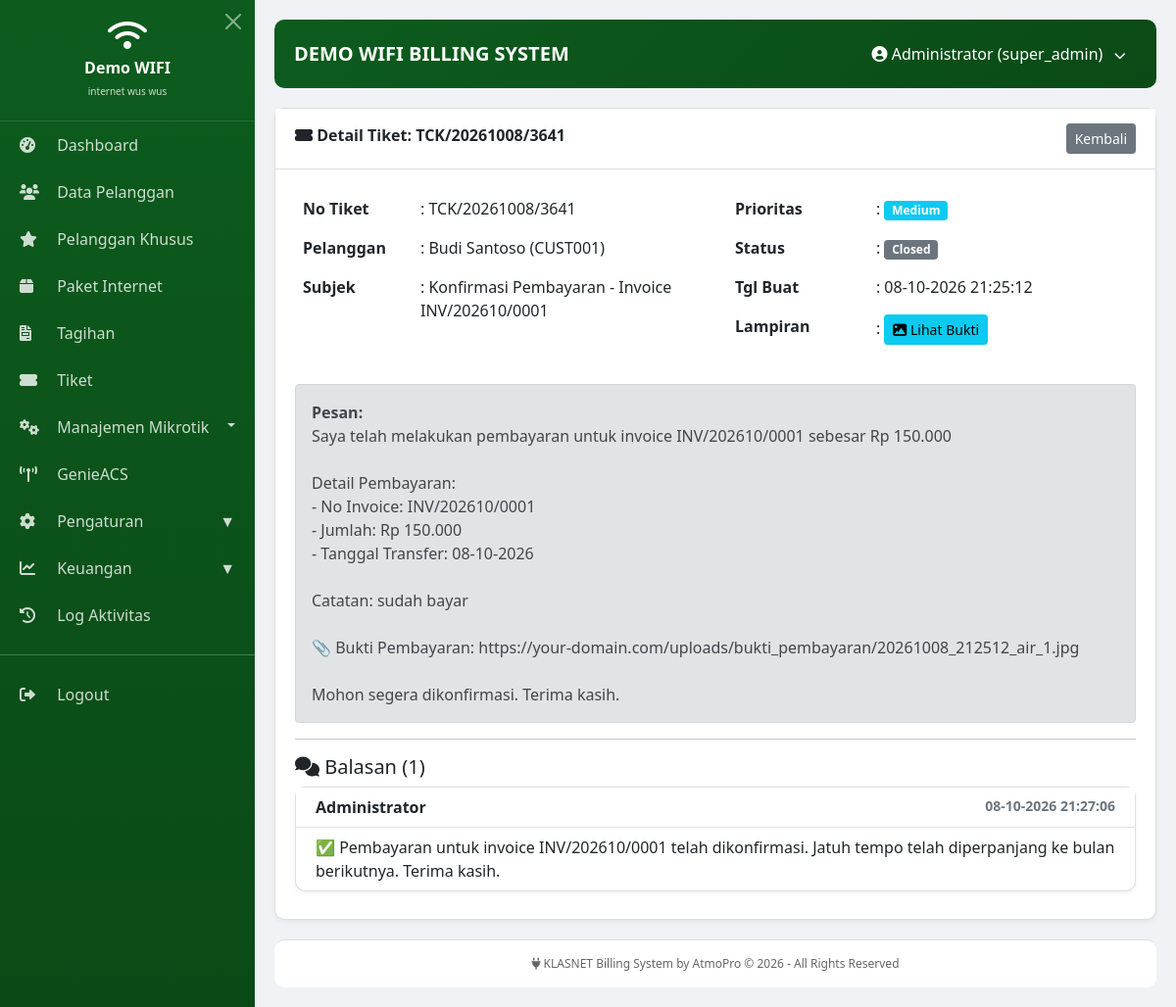
Screenshot of /modules/tickets/view.php?id=103 (signed in) with the database file from the repository.
### tables this page shows
CREATE TABLE `tickets` (
  `id` int(11) NOT NULL AUTO_INCREMENT,
  `no_ticket` varchar(20) NOT NULL,
  `pelanggan_id` int(11) NOT NULL,
  `subject` varchar(200) NOT NULL,
  `message` text NOT NULL,
  `priority` enum('low','medium','high','urgent') DEFAULT 'medium',
  `status` enum('open','in_progress','resolved','closed') DEFAULT 'open',
  `attachment` varchar(255) DEFAULT NULL,
  `created_by` int(11) DEFAULT NULL,
  `created_at` datetime DEFAULT current_timestamp(),
  `updated_at` datetime DEFAULT NULL ON UPDATE current_timestamp(),
  PRIMARY KEY (`id`),
  UNIQUE KEY `no_ticket` (`no_ticket`),
  KEY `pelanggan_id` (`pelanggan_id`),
  CONSTRAINT `tickets_ibfk_1` FOREIGN KEY (`pelanggan_id`) REFERENCES `pelanggan` (`id`) ON DELETE CASCADE
);

CREATE TABLE `pelanggan` (
  `id` int(11) NOT NULL AUTO_INCREMENT,
  `id_pelanggan` varchar(50) NOT NULL,
  `nama_lengkap` varchar(100) NOT NULL,
  `alamat` text DEFAULT NULL,
  `no_telepon` varchar(20) DEFAULT NULL,
  `paket_id` int(11) DEFAULT NULL,
  `diperpanjang` datetime DEFAULT NULL,
  `jatuh_tempo` datetime DEFAULT NULL,
  `status` enum('active','inactive','blocked') DEFAULT 'active',
  `tipe_pelanggan` enum('reguler','vip','fasum','nardi') DEFAULT 'reguler',
  `is_synced` tinyint(1) DEFAULT 0,
  `status_aktif` enum('aktif','on_progress') DEFAULT 'aktif',
  `created_at` timestamp NULL DEFAULT current_timestamp(),
  `updated_at` timestamp NULL DEFAULT current_timestamp() ON UPDATE current_timestamp(),
  `total_online_seconds` int(11) DEFAULT 0,
  `last_uptime` int(11) DEFAULT 0,
  `last_traffic` bigint(20) DEFAULT 0,
  `tgl_aktif` date DEFAULT NULL,
  `is_prorata` tinyint(1) DEFAULT 0,
  `is_online` int(11) DEFAULT 0,
  `serial_number` varchar(50) DEFAULT NULL,
  `password` varchar(255) DEFAULT NULL,
  `down_since` datetime DEFAULT NULL,
  `genieacs_device_id` varchar(100) DEFAULT NULL,
  PRIMARY KEY (`id`),
  UNIQUE KEY `id_pelanggan` (`id_pelanggan`),
  KEY `paket_id` (`paket_id`),
  CONSTRAINT `pelanggan_ibfk_1` FOREIGN KEY (`paket_id`) REFERENCES `paket_internet` (`id`) ON DELETE SET NULL
);

CREATE TABLE `ticket_replies` (
  `id` int(11) NOT NULL AUTO_INCREMENT,
  `ticket_id` int(11) NOT NULL,
  `user_id` int(11) NOT NULL,
  `message` text NOT NULL,
  `attachment` varchar(255) DEFAULT NULL,
  `created_at` datetime DEFAULT current_timestamp(),
  PRIMARY KEY (`id`),
  KEY `ticket_id` (`ticket_id`),
  KEY `user_id` (`user_id`),
  CONSTRAINT `ticket_replies_ibfk_1` FOREIGN KEY (`ticket_id`) REFERENCES `tickets` (`id`) ON DELETE CASCADE,
  CONSTRAINT `ticket_replies_ibfk_2` FOREIGN KEY (`user_id`) REFERENCES `users` (`id`) ON DELETE CASCADE
);

CREATE TABLE `users` (
  `id` int(11) NOT NULL AUTO_INCREMENT,
  `username` varchar(50) NOT NULL,
  `password` varchar(255) NOT NULL,
  `fullname` varchar(100) NOT NULL,
  `role` enum('super_admin','kasir','teknisi','pelanggan') NOT NULL,
  `email` varchar(100) DEFAULT NULL,
  `phone` varchar(20) DEFAULT NULL,
  `telegram_chat_id` varchar(50) DEFAULT NULL,
  `receive_telegram_notification` tinyint(1) DEFAULT 1,
  `is_active` tinyint(1) DEFAULT 1,
  `last_login` datetime DEFAULT NULL,
  `created_at` timestamp NULL DEFAULT current_timestamp(),
  PRIMARY KEY (`id`),
  UNIQUE KEY `username` (`username`)
);

### modules/tickets/view.php (the view, shortened to what this page needs)
<?php
$id = $_GET['id'] ?? '';
include '../../includes/header.php';
try {
$pdo = Database::getInstance()->getConnection();
    $stmt = $pdo->prepare("SELECT t.*, p.nama_lengkap, p.id_pelanggan
                           FROM tickets t
                           LEFT JOIN pelanggan p ON t.pelanggan_id = p.id
                           WHERE t.id = ?");
    $stmt->execute([$id]);
    $ticket = $stmt->fetch();
    $stmt = $pdo->prepare("SELECT r.*, u.username, u.fullname
                           FROM ticket_replies r
                           LEFT JOIN users u ON r.user_id = u.id
                           WHERE r.ticket_id = ?
                           ORDER BY r.created_at ASC");
    $stmt->execute([$id]);
    $replies = $stmt->fetchAll();
} catch(PDOException $e) {
    $error = $e->getMessage();
}
$priority_badge = '';
if ($ticket['priority'] == 'urgent') $priority_badge = '<span class="badge bg-danger">Urgent</span>';
elseif ($ticket['priority'] == 'high') $priority_badge = '<span class="badge bg-warning">High</span>';
elseif ($ticket['priority'] == 'medium') $priority_badge = '<span class="badge bg-info">Medium</span>';
else $priority_badge = '<span class="badge bg-secondary">Low</span>';
$status_badge = '';
if ($ticket['status'] == 'open') $status_badge = '<span class="badge bg-danger">Open</span>';
elseif ($ticket['status'] == 'in_progress') $status_badge = '<span class="badge bg-warning">In Progress</span>';
elseif ($ticket['status'] == 'resolved') $status_badge = '<span class="badge bg-success">Resolved</span>';
else $status_badge = '<span class="badge bg-secondary">Closed</span>';
?>
<div class="card">
    <div class="card-header">
        <i class="fas fa-ticket-alt"></i> Detail Tiket: <?= htmlspecialchars($ticket['no_ticket']) ?>
        <a href="index.php" class="btn btn-secondary btn-sm float-end">Kembali</a>
    </div>
    <div class="card-body">
        <div class="row mb-3">
            <div class="col-md-6">
                <table class="table table-borderless">
                    <tr><th width="120">No Tiket</th><td>: <?= htmlspecialchars($ticket['no_ticket']) ?> </small></tr>
                    <tr><th>Pelanggan</th><td>: <?= htmlspecialchars($ticket['nama_lengkap'] ?? '-') ?> (<?= $ticket['id_pelanggan'] ?? '-' ?>)</small></tr>
                    <tr><th>Subjek</th><td>: <?= htmlspecialchars($ticket['subject']) ?> </small></tr>
                </table>
            </div>
            <div class="col-md-6">
                <table class="table table-borderless">
                    <tr><th>Prioritas</th><td>: <?= $priority_badge ?> </small></td>
                    <tr><th>Status</th><td>: <?= $status_badge ?> </small></td>
                    <tr><th>Tgl Buat</th><td>: <?= date('d-m-Y H:i:s', strtotime($ticket['created_at'])) ?> </small></td>
                    <tr><th>Lampiran</th>
                        <td>:
                            <?php if (!empty($ticket['attachment'])): ?>
                                <a href="#" onclick="openImage('<?= $ticket['attachment'] ?>')" class="btn btn-sm btn-info">
                                    <i class="fas fa-image"></i> Lihat Bukti
                                </a>
                            <?php else: ?>
                                <span class="text-muted">-</span>
                            <?php endif; ?>
                    </tr>
                </table>
            </div>
        </div>
        <div class="alert alert-secondary">
            <strong>Pesan:</strong><br>
            <?= nl2br(htmlspecialchars($ticket['message'])) ?>
        </div>
        <hr>
        <h5><i class="fas fa-comments"></i> Balasan (<?= count($replies) ?>)</h5>
        <?php foreach ($replies as $reply): ?>
            <div class="card mb-2">
                <div class="card-header py-2">
                    <strong><?= htmlspecialchars($reply['fullname'] ?? $reply['username'] ?? 'Admin') ?></strong>
                    <small class="text-muted float-end"><?= date('d-m-Y H:i:s', strtotime($reply['created_at'])) ?></small>
                </div>
                <div class="card-body py-2">
                    <?= nl2br(htmlspecialchars($reply['message'])) ?>
                </div>
            </div>
        <?php endforeach; ?>
    </div>
</div>
<?php include '../../includes/footer.php'; ?>

### includes/header.php (style rules this page uses)
* { margin: 0; padding: 0; box-sizing: border-box; }
body { font-family: 'Segoe UI', sans-serif; background: #f0f2f5; }
.card { background: white; border-radius: 10px; margin-bottom: 20px; box-shadow: 0 2px 5px rgba(0,0,0,0.05); }
.card-header { background: white; border-bottom: 1px solid #e0e0e0; padding: 15px 20px; font-weight: 600; }
.card-body { padding: 20px; }

### rows the page displays
tickets: no_ticket "TCK/20261008/3641", pelanggan.nama_lengkap "Budi Santoso", pelanggan.id_pelanggan "CUST001", subject "Konfirmasi Pembayaran - Invoice INV/202610/0001", created_at "08-10-2026 21:25:12", message "Saya telah melakukan pembayaran untuk invoice INV/202610/0001 sebesar Rp 150.000 Detail Pembayaran: - No Invoice: INV/202610/0001 - Jumlah: Rp 150.000 - Tanggal Transfer: 08-10-2026 Catatan: sudah bayar 📎 Bukti Pembayaran: https://your-domain.com/uploads/bukti_pembayaran/20261008_212512_air_1.jpg Mohon segera dikonfirmasi. Terima kasih."
ticket_replies: user.fullname "Administrator", created_at "08-10-2026 21:27:06", message "✅ Pembayaran untuk invoice INV/202610/0001 telah dikonfirmasi. Jatuh tempo telah diperpanjang ke bulan berikutnya. Terima kasih."

### other values shown
$company_name "Demo WIFI"
$company_tagline "internet wus wus"
$company_name "DEMO WIFI"
$_SESSION['user_name'] "Administrator"
$_SESSION['user_role'] "super_admin"
count($replies) "1"
